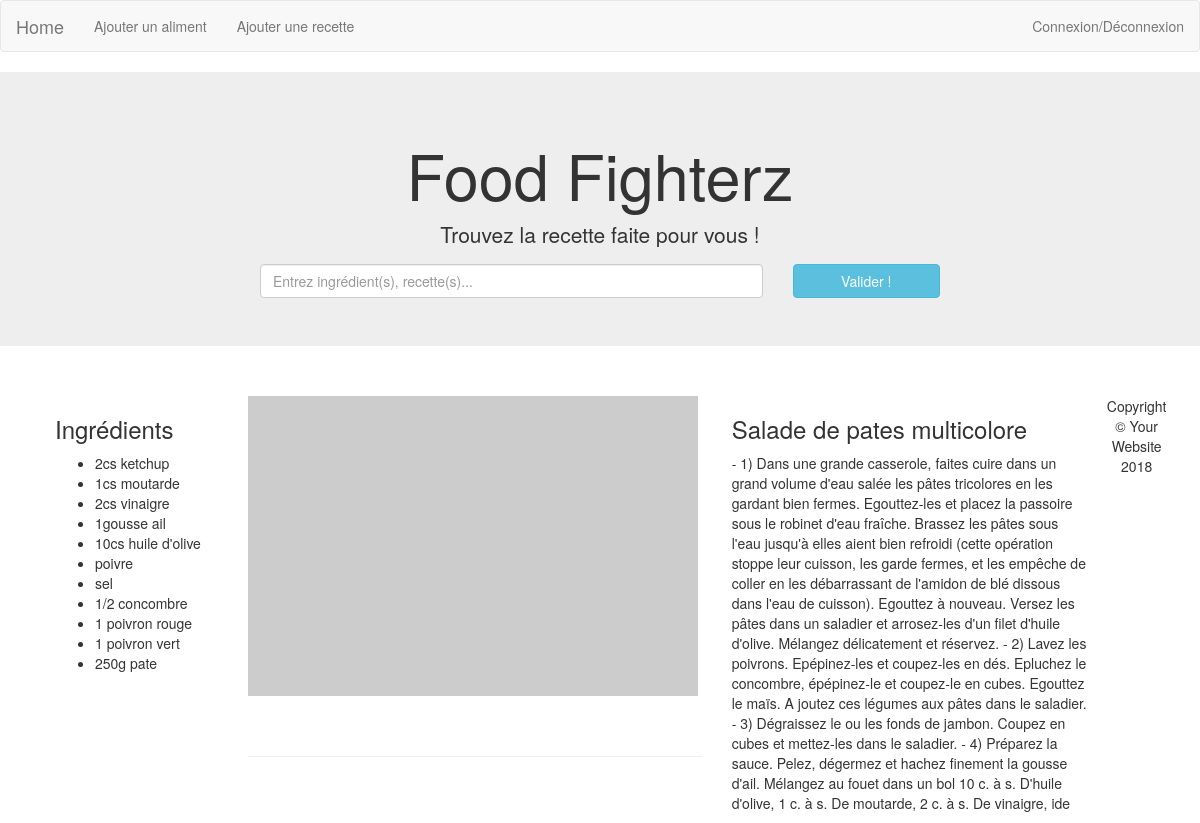
Page /php/index.php?modele=Recettes&methode=afficher&id=2 on the committed database.
### tables this page shows
CREATE TABLE Recettes(
	idRecette  INT NOT NULL auto_increment,
	LibelleR   VARCHAR (50) NOT NULL  ,
	instructions varchar(1000) not null,
	CONSTRAINT Recettes_PK PRIMARY KEY (idRecette)
);

### php/index.php (called while the page is built, shortened)
<?php
$REQ_CLIENT = [
	"modele"	=> (!empty($_GET["modele"])) 	? $_GET["modele"] 	: $ROUTES["default"]["model"],
	"methode" 	=> (!empty($_GET["methode"])) 	? $_GET["methode"] 	: $ROUTES["default"]["method"],
	"id"		=> (!empty($_GET["id"])) 		? $_GET["id"] 		: "",
	"post"		=> [],
];
$model  = $REQ_CLIENT['modele'];
$method = $REQ_CLIENT['methode'];
$instanceMode = (is_numeric($REQ_CLIENT["id"]));
$i = $instanceMode ? "instance" : "static";
if ($instanceMode) { $obj = new $model($REQ_CLIENT["id"]); }
$parametersRequired 	= $ROUTES[$model][$method][$i]["parametersRequired"];
if($instanceMode && !$parametersRequired) 						{ $m = $ROUTES[$model][$method]['instance']['method']; };
if($m != NULL) {
	if($instanceMode && !$parametersRequired) 						{ $DATA = $obj->$m(); };
}
if($instanceMode && !$parametersRequired) 						{ $view = $ROUTES[$model][$method]['instance']['view']; };
require("vues/header.php");
require("vues/$model/$view");
require("vues/footer.php");
?>

### php/models/Recette.class.php (called while the page is built, shortened)
<?php
class Recettes {
		public $id;
		function __construct($id) {
			$bdd = $GLOBALS['bdd'];
			$req = $bdd->query("select * from Recettes where idRecette=$id;");
			if(!self::existeParId($id)) { error("Recettes: id inconnu $id."); }
			$rec = $req->fetch_array();
			$this->libelle 			= $rec['LibelleR'];
			$this->instructions		= $rec['instructions'];
			$this->id		 	 	= $rec['idRecette'];
			$this->ingredients 		= $this->getIngredients();
		}
		static private function existeParId($id) {
			$bdd = $GLOBALS["bdd"];
			$req = 	$bdd->query("select idRecette from Recettes where idRecette=$id;");
			return true;
		}
		function getThis() {
			return $this;
		}
		private function getIngredients() {
				$id 		= $this->id;
				$bdd 		= $GLOBALS['bdd'];
				$ingredients = $bdd->query("select quantite, libelleI from composer natural join Ingredients where idRecette = $id;");
				return $ingredients;
		}
}
?>

### php/vues/Recettes/afficher-recette.php (the view, shortened to what this page needs)
<?php $recette = $DATA; ?>
    <div class="myrow">
		<div class="col-md-2">
		<h3>Ingrédients</h3>
          <ul>
			<?php foreach($recette->ingredients as $ingredient) {?>
            <li><?php if($ingredient["quantite"] != "NULL") { echo $ingredient["quantite"]; }?> <?php echo $ingredient["libelleI"]; ?></li>
			<?php } ?>
          </ul>
        </div>
        <div class="col-md-5">
          <img class="img-fluid" src="http://placehold.it/450x300" alt="">
<hr>
		</div>
        <div class="col-md-4">
          <h3><?php echo $recette->libelle; ?></h3>
          <p><?php echo $recette->instructions; ?></p>
        </div>
      </div>

### php/www/index.css (style rules this page uses)
.myrow { margin-top :50px; margin-left: 40px; }

### rows in the picture
recettes: LibelleR "Salade de pates multicolore", instructions "- 1) Dans une grande casserole, faites cuire dans un grand volume d'eau salée les pâtes tricolores en les gardant bien fermes. Egouttez-les et placez la passoire sous le robinet d'eau fraîche. Brassez les pâtes sous l'eau jusqu'à elles aient bien refroidi (cette opération stoppe leur cuisson, les garde fermes, et les empêche de coller en les débarrassant de l'amidon de blé dissous dans l'eau de cuisson). Egouttez à nouveau. Versez les pâtes dans un saladier et arrosez-les d'un filet d'huile d'olive. Mélangez délicatement et réservez. - 2) Lavez les poivrons. Epépinez-les et coupez-les en dés. Epluchez le concombre, épépinez-le et coupez-le en cubes. Egouttez le maïs. A joutez ces légumes…"

### other values in the picture
$ingredient["quantite"] "2cs"
$ingredient["libelleI"] "ketchup"
$ingredient["quantite"] "1cs"
$ingredient["libelleI"] "moutarde"
$ingredient["libelleI"] "vinaigre"
$ingredient["quantite"] "1gousse"
$ingredient["libelleI"] "ail"
$ingredient["quantite"] "10cs"
$ingredient["libelleI"] "huile d'olive"
$ingredient["libelleI"] "poivre"
$ingredient["libelleI"] "sel"
$ingredient["quantite"] "1/2"
$ingredient["libelleI"] "concombre"
$ingredient["quantite"] "1"
$ingredient["libelleI"] "poivron rouge"
